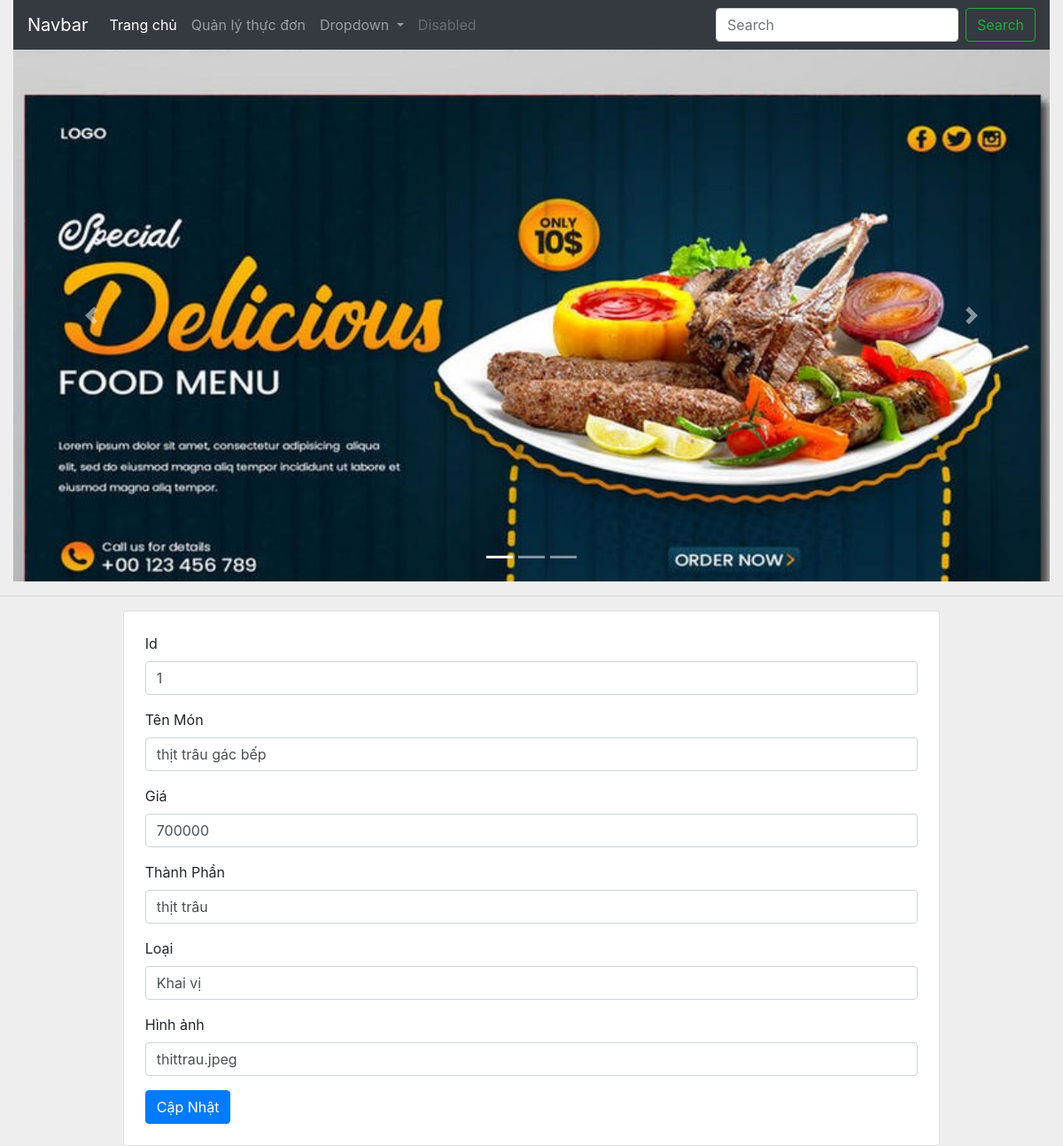
/index.php?page=food&action=edit-food&id=1 (signed in), run on the app's committed database.
### tables this page shows
CREATE TABLE `foods` (
  `id` int NOT NULL,
  `name` varchar(200) DEFAULT NULL,
  `price` int DEFAULT NULL,
  `ingredient` varchar(200) DEFAULT NULL,
  `kind_of` varchar(200) DEFAULT NULL,
  `image` varchar(200) DEFAULT NULL
);

### src/Model/foodsModel.php (called while the page is built, shortened)
<?php
class foodsModel
{
    private $dbConnect;
    public function __construct()
    {
        $conn = new DBConnect();
        $this->dbConnect = $conn->connect();
    }
    public function getById($id)
    {
        $sql = "SELECT * FROM foods WHERE id = " . $id;
        $stmt = $this->dbConnect->query($sql);
        return $stmt->fetch();
    }
}

### src/Model/DBConnect.php (called while the page is built, shortened)
<?php
class DBConnect
{
    private $dsn;
    private $username;
    private $password;
    public function __construct()
    {
        $this->dsn = "mysql:host=localhost;dbname=manager_foods;charset=utf8";
        $this->username = "root";
        $this->password = "Lam12345678@";
    }
    public function connect()
    {
        try{
            return new PDO($this->dsn, $this->username, $this->password);
        }catch(PDOException $e){
            die($e->getMessage());
        }
    }
}

### src/View/foods/edit.php (the view)
<?php
$id = $_REQUEST['id'];
?>
<div class="card mx-auto w-75">
    <div class="p-4">
        <form method="post" action="index.php?page=food&action=edit-food&id=<?php echo $id; ?>">
            <div class="form-group">
                <label for="exampleInputEmail1">Id</label>
                <input type="text" name="id" class="form-control" id="exampleInputEmail1" aria-describedby="emailHelp" value="<?php echo $food['id']?>" >
            </div>
            <div class="form-group">
                <label for="exampleInputEmail1">Tên Món</label>
                <input type="text" name="name" class="form-control" id="exampleInputEmail1" aria-describedby="emailHelp" value="<?php echo $food['name']?>">
            </div>
            <div class="form-group">
                <label for="exampleInputEmail1">Giá</label>
                <input type="text" name="price" class="form-control" id="exampleInputEmail1" aria-describedby="emailHelp" value="<?php echo $food['price']?>">
            </div>
            <div class="form-group">
                <label for="exampleInputEmail1">Thành Phần</label>
                <input type="text" name="ingredient" class="form-control" id="exampleInputEmail1" aria-describedby="emailHelp" value="<?php echo $food['ingredient']?>">
            </div>
            <div class="form-group">
                <label for="exampleInputEmail1">Loại</label>
                <input type="text" name="kind_of" class="form-control" id="exampleInputEmail1" aria-describedby="emailHelp" value="<?php echo $food['kind_of']?>">
            </div>
            <div class="form-group">
                <label for="exampleInputEmail1">Hình ảnh</label>
                <input type="text" name="image" class="form-control" id="exampleInputEmail1" aria-describedby="emailHelp" value="<?php echo $food['image']?>">
            </div>
            <button type="submit" class="btn btn-primary">Cập Nhật</button>
        </form>
    </div>
</div>

### css/sidebar.css (style rules this page uses)
body { background: #EEE; overflow-x:hidden; }

### data on the page
foods: id "1", name "thịt trâu gác bếp", price "700000", ingredient "thịt trâu", kind_of "Khai vị", image "thittrau.jpeg"
